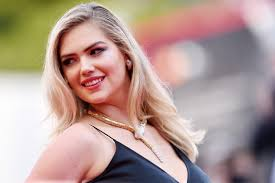
#> input picture 1.jfif, 275 x 183 px
$ python image_transpose.py
#> lines starting #> are read from the running program, lines starting #| are printed output that depends on the picture
import cv2

img=cv2.imread('1.jfif')
#> img is the input picture: shape (183, 275, 3); mean B, G, R 147.9, 155.8, 179.7

rotated_img=cv2.transpose(img)
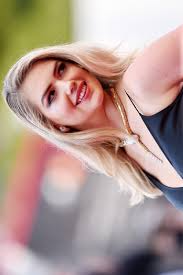
#> rotated_img: shape (275, 183, 3); mean B, G, R 147.9, 155.8, 179.7

cv2.imshow('frame',rotated_img)
cv2.imshow('frame2',img)

cv2.waitKey(0)

cv2.destroyAllWindows()

$ run again, with plane.jpg saved as 1.jfif
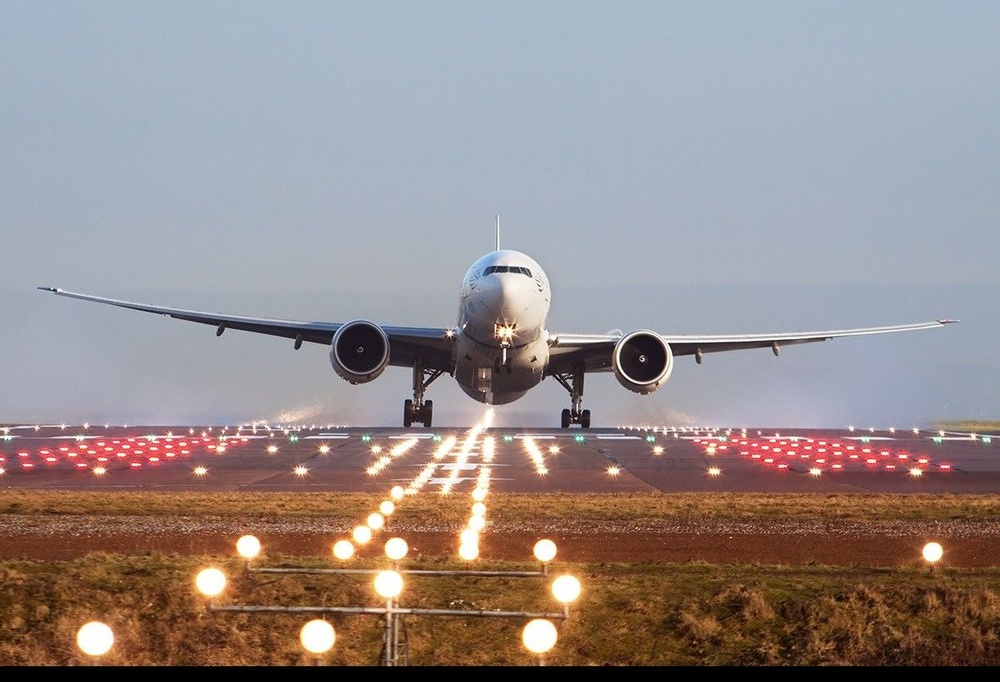
#> input picture plane.jpg, 1000 x 682 px, shrunk from 1200 x 819 before the run
#> img is the input picture: shape (682, 1000, 3); mean B, G, R 138.7, 139.2, 149.5
#> `rotated_img=cv2.transpose(img)`:
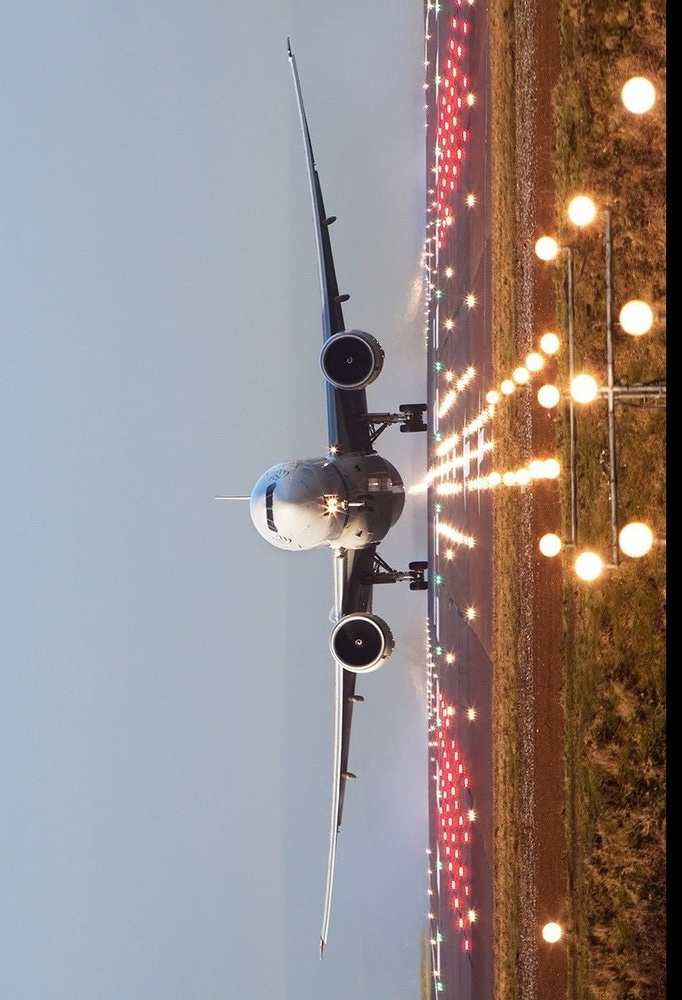
#> rotated_img: shape (1000, 682, 3); mean B, G, R 138.7, 139.2, 149.5
